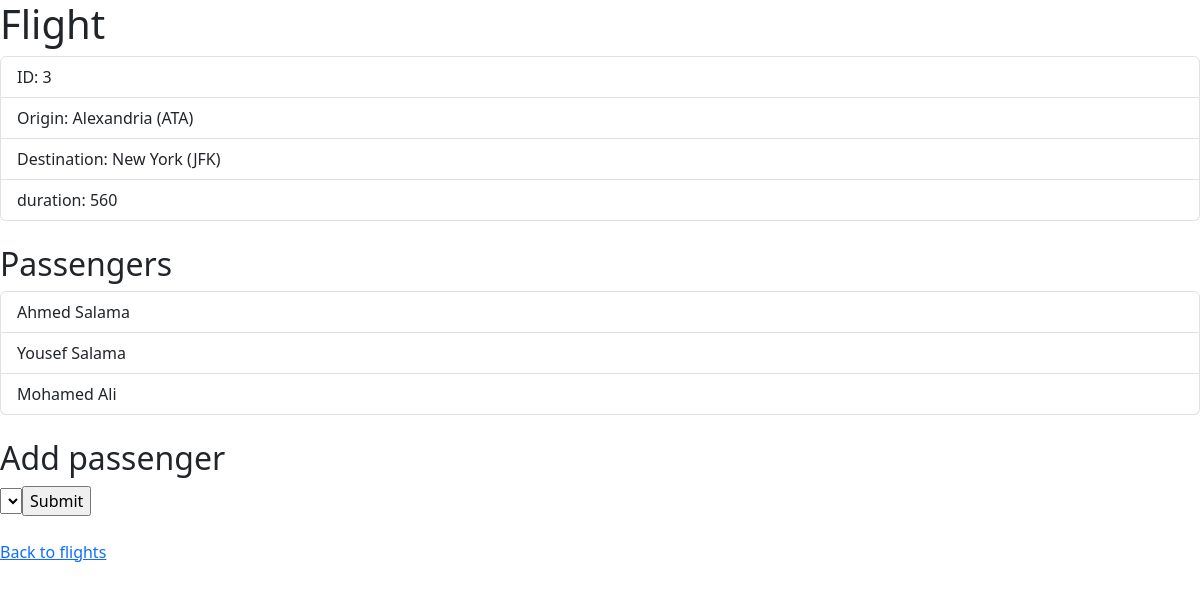
/flight/3, run on the app's committed database.
### Flight/models.py (models this page shows, shortened)
class Flight(models.Model):
    origin = models.ForeignKey(Airport, on_delete=models.CASCADE, related_name="departures")
    destination = models.ForeignKey(Airport, on_delete=models.CASCADE, related_name="arrivals")
    duration = models.IntegerField()

class Airport(models.Model):
    code = models.CharField(max_length=3)
    city = models.CharField(max_length=64)
    def __str__(self):
        return f"{self.city} ({self.code})"

class Passenger(models.Model):
    first = models.CharField(max_length=64)
    last = models.CharField(max_length=64)
    flights = models.ManyToManyField(Flight, blank=True, related_name="passengers")
    def __str__(self):
        return f"{self.first} {self.last}"

### Flight/views.py (the view)
# urls.py: path('flight/', include('Flight.urls')),
def flight(request, flight_id):
    f = Flight.objects.get(pk=flight_id)
    return render(request, "flight/flight.html", {'flight':f,
                                                  'passengers':Passenger.objects.filter(flights=f),
                                                  'non_passengers':Passenger.objects.exclude(flights=f).all()
                                                  })

### Flight/templates/Flight/flight.html (shortened to what this page needs)
{% extends 'flight/layout.html' %}
{% block body %}
<h1>Flight</h1>
<ul class="list-group">
    <li class="list-group-item">ID: {{flight.id}}</li>
    <li class="list-group-item">Origin: {{flight.origin}}</li>
    <li class="list-group-item">Destination: {{flight.destination}}</li>
    <li class="list-group-item">duration: {{flight.duration}}</li>
</ul>
<br>
<h2>Passengers</h2>
<ul class="list-group">
    {% for passenger in passengers %}
    <li class="list-group-item">{{passenger}}</li>
    {%endfor%}
</ul>
<br>
<h2>Add passenger</h2>
<form action="{% url 'book' flight.id %}" method="post">
    <select name="passenger">
        <input type="submit">
    </select>
</form>
<br>
<a href="{% url 'index' %}">Back to flights</a>
{% endblock %}

### data on the page
Flight: id "3", origin "Alexandria (ATA)", destination "New York (JFK)", duration "560"
Passenger: first+last "Ahmed Salama"
Passenger: first+last "Yousef Salama"
Passenger: first+last "Mohamed Ali"
